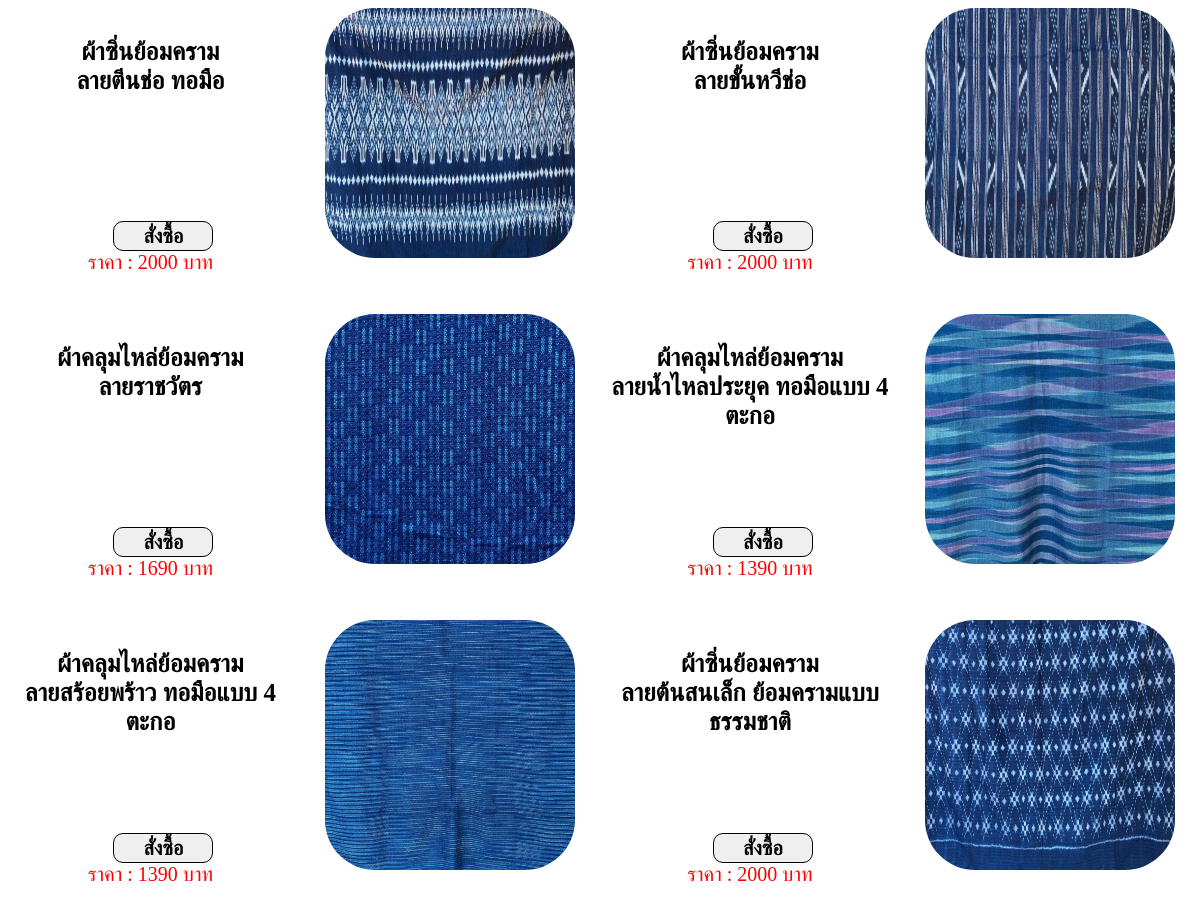
Page /indexstore.php (signed in) on the committed database.
### tables this page shows
CREATE TABLE `products` (
  `ProductID` int(3) NOT NULL,
  `CategoryID` int(5) NOT NULL,
  `img` varchar(20) NOT NULL,
  `ProductName` varchar(50) NOT NULL,
  `Price` int(10) NOT NULL,
  `Quantity` int(10) NOT NULL
);

CREATE TABLE `categories` (
  `CategoryID` int(5) NOT NULL,
  `CategoryName` text NOT NULL,
  `regionID` int(1) NOT NULL
);

### indexstore.php (the view, shortened to what this page needs)
<link rel="stylesheet" href="cssindexstore.css">
<!-- <?php include ('menubarindexstore.php');?>
<?php
	include('server.php');
	$sql = $sql = "SELECT ProductName,Price,categories.CategoryName,img,ProductID
	FROM `products`
	INNER JOIN categories ON products.CategoryID = categories.CategoryID
	WHERE quantity = 20";
	$result = $conn->query($sql);
	if ($result->num_rows > 0) {
		while($row = $result->fetch_assoc()) {
			echo '<div class="productgrid">';
		while($row = $result->fetch_assoc()) {
			echo "<form method='post' action='buyproducts.php'>";
				echo '<div class="productgrid">';
				echo "<h1>".$row["CategoryName"].'<br>'.$row["ProductName"]."</h1>";
				echo '<div>';
				echo "<td>"."<img src='image/product/".$row["img"]."' width='250' height='250'> </td>";
				echo '</div>';
				echo "<div><button class=btnmo type=submit name=buy>สั่งซื้อ</button>";
				echo "<td><span style='color: red; font-size:20px;'>ราคา : ".$row["Price"]." บาท</span></td>";
				echo "</div>";
				echo '</div>';
			echo "</form>";
		}
	}
	} else {
		echo "ไม่พบข้อมูล" ;
	}
?>

### cssindexstore.css (style rules this page uses)
.productgrid { padding: 0px; display: grid; grid-template-columns: 1fr 1fr; text-align: center; column-gap: 15px; row-gap: 20px; }
.productgrid h1 { font-size: 25px; margin-top: 30px; }
.productgrid button { font-weight: bold; font-size: 20px; border: 1px solid black; border-radius: 10px; width: 100px; height: 30px; color: rgb(0, 0, 0); margin-left: 37%; margin-top: -20%; display: block; }
img { border-radius: 20%; }

### rows in the picture
products: CategoryID.CategoryName "ผ้าซิ่นย้อมคราม", ProductName "ลายตีนช่อ ทอมือ", img (picture), Price "2000"
products: CategoryID.CategoryName "ผ้าซิ่นย้อมคราม", ProductName "ลายขั้นหวีช่อ", img (picture), Price "2000"
products: CategoryID.CategoryName "ผ้าคลุมไหล่ย้อมคราม", ProductName "ลายราชวัตร", img (picture), Price "1690"
products: CategoryID.CategoryName "ผ้าคลุมไหล่ย้อมคราม", ProductName "ลายน้ำไหลประยุค ทอมือแบบ 4 ตะกอ", img (picture), Price "1390"
products: CategoryID.CategoryName "ผ้าคลุมไหล่ย้อมคราม", ProductName "ลายสร้อยพร้าว ทอมือแบบ 4 ตะกอ", img (picture), Price "1390"
products: CategoryID.CategoryName "ผ้าซิ่นย้อมคราม", ProductName "ลายต้นสนเล็ก ย้อมครามแบบธรรมชาติ", img (picture), Price "2000"
